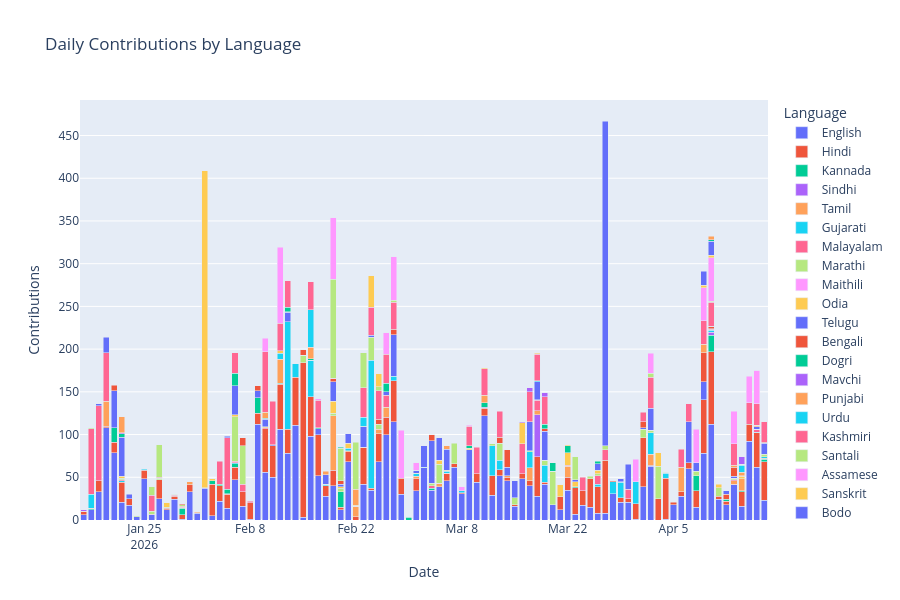

Notebook code cell kept with this figure:
### Code cell
import plotly.express as px
import plotly.graph_objects as go

fig = px.bar(
    daily_lang_contrib,
    x='Activity_date',
    y='Contributions',
    color='Language',
    title="Daily Contributions by Language",
    barmode='stack'   # or 'group' for side-by-side
)

fig.update_layout(
    xaxis_title="Date",
    yaxis_title="Contributions",
    height=600
)

# Show in Jupyter / plain Python
fig.show()
